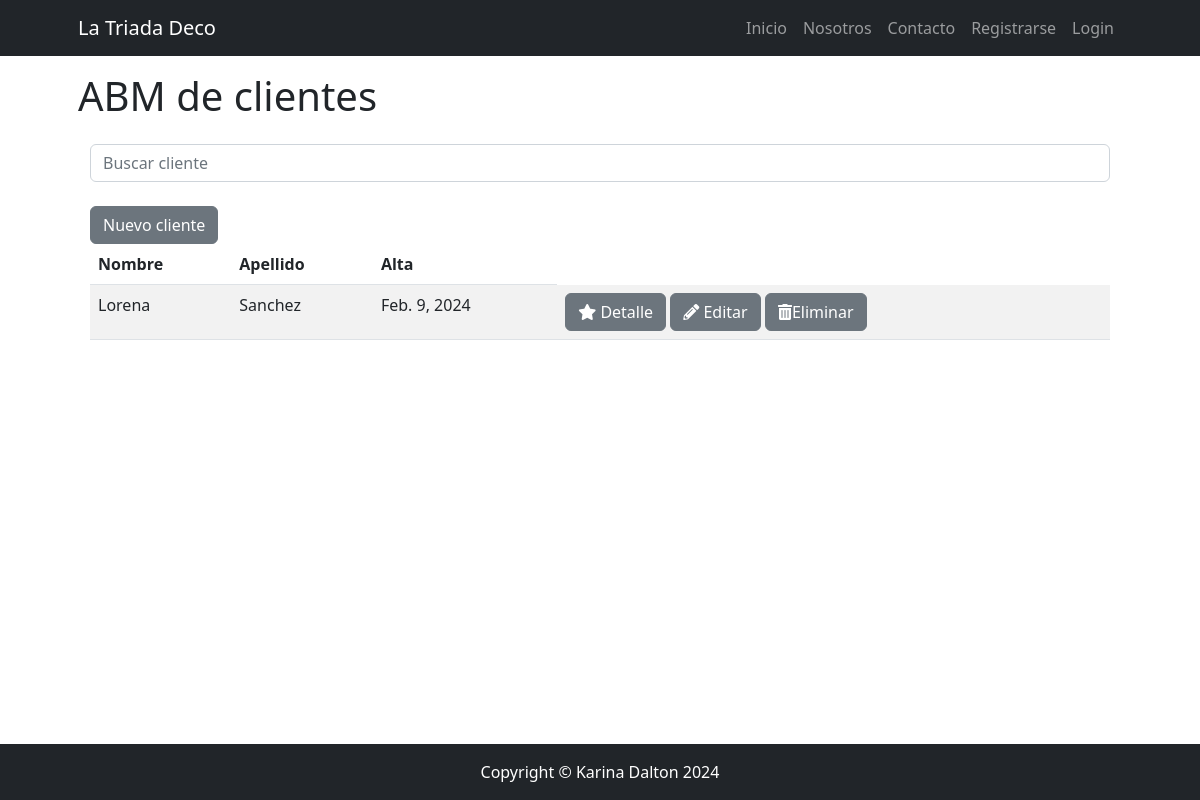
The app's page /cliente/cliente/list/, older data.
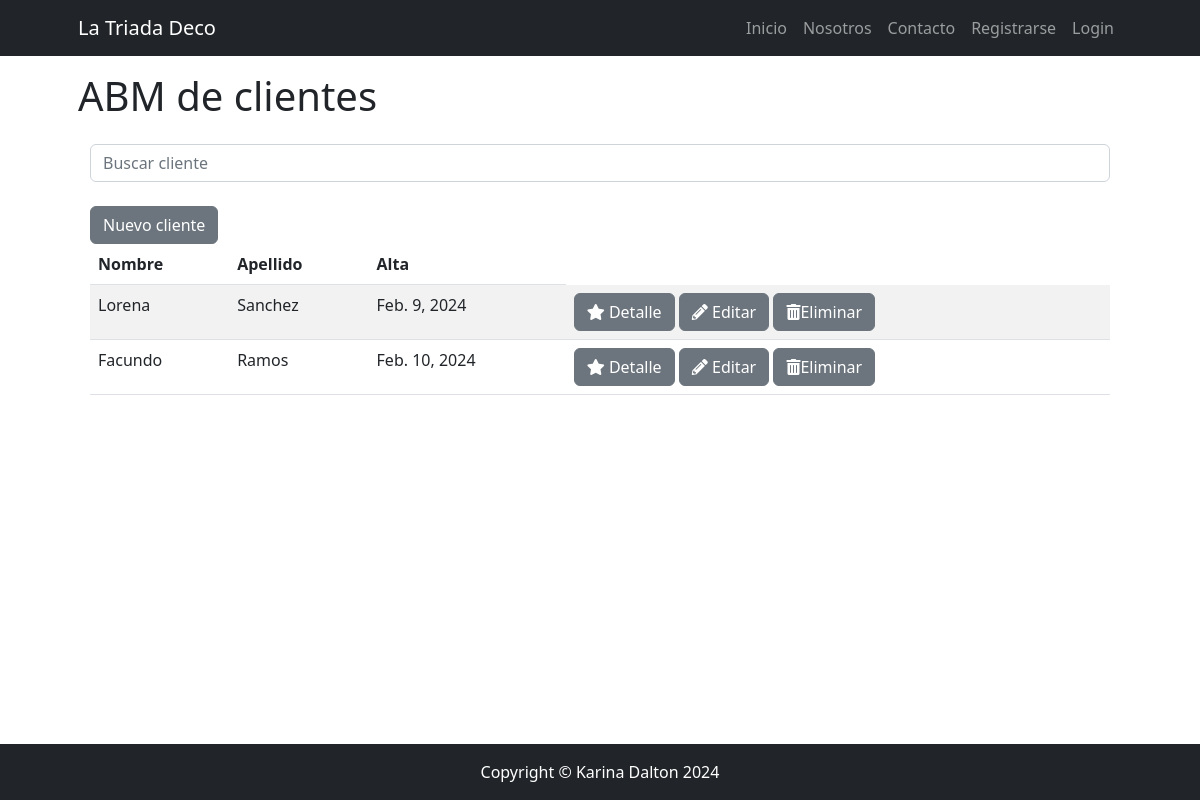
The same page, newer data.
### apps/cliente/models.py (models this page shows, shortened)
class Client(models.Model):
    nombre = models.CharField(max_length=100)
    apellido = models.CharField(max_length=100)
    fecha_nacimiento = models.DateField()
    email = models.EmailField()
    fecha_alta = models.DateField()
    class Meta:
        verbose_name = "cliente"
        verbose_name_plural = "clientes"

### apps/cliente/views.py (the view)
# urls.py: path("cliente/list/", ClientList.as_view(), name="cliente_list"),
class ClientList(ListView):
    model = Client
    template_name = 'cliente/cliente_list.html'
    def get_queryset(self):
        if self.request.GET.get("consulta"):
            consulta = self.request.GET.get("consulta")
            object_list = Client.objects.filter(nombre__icontains=consulta)
        else:
            object_list = Client.objects.all()
        return object_list

### apps/cliente/templates/cliente/cliente_list.html
{% extends 'core/base.html' %}
{% block content_title %}
ABM de clientes
{% endblock content_title %}
{% block content %}
<div class="container">
    <div class="mb-4">
        <form method="get">
            <input type="text" class="form-control" name="consulta" placeholder="Buscar cliente">
        </form>
    </div>
    <table class="table table-striped">
        <thead>
            <tr>
                <th>Nombre</th>
                <th>Apellido</th>
                <th>Alta</th>
            </tr>
        </thead>
        <tbody>
            <a href="{% url 'cliente:cliente_form' %}" class="btn btn-secondary">Nuevo cliente</a>
            {% for comprador in object_list %}
            <tr>
                <td>{{ comprador.nombre }}</td>
                <td>{{ comprador.apellido }}</td>
                <td>{{ comprador.fecha_alta }}</td>
                <td>
                    <a href="{% url 'cliente:cliente_detail' comprador.id %}" class="btn btn-secondary">
                        <i class="fas fa-star"></i> Detalle</a>
                    <a href=" {% url 'cliente:cliente_update' comprador.id %}" class="btn btn-secondary"><i
                            class="fas fa-pencil-alt"></i> Editar</a>
                    <a href="{% url 'cliente:cliente_confirm_delete' comprador.id %}" class="btn btn-secondary "><i
                            class="fas fa-trash-alt"></i>Eliminar</a>
                </td>
            </tr>
            {% empty %}
            <tr>
                <td class="text-center">La búsqueda no ha arrojado valor.</td>
            </tr>
            {% endfor %}
        </tbody>
    </table>
</div>
{% endblock content %}

Row changes from the older to the newer data that the page shows:
added Client: nombre "Facundo", apellido "Ramos", fecha_alta "Feb. 10, 2024"
